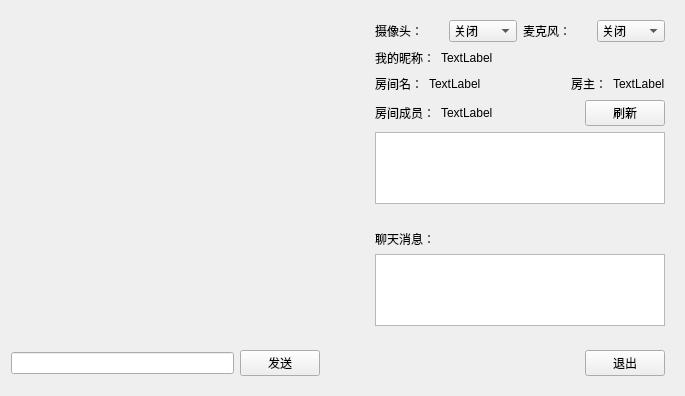
<?xml version="1.0" encoding="UTF-8"?>
<ui version="4.0">
 <class>ChildWidget2</class>
 <widget class="QWidget" name="ChildWidget2">
  <property name="geometry">
   <rect>
    <x>0</x>
    <y>0</y>
    <width>685</width>
    <height>396</height>
   </rect>
  </property>
  <property name="windowTitle">
   <string>Form</string>
  </property>
  <layout class="QGridLayout" name="gridLayout_2">
   <item row="1" column="0">
    <layout class="QGridLayout" name="gridLayout">
     <item row="1" column="1">
      <spacer name="verticalSpacer">
       <property name="orientation">
        <enum>Qt::Vertical</enum>
       </property>
       <property name="sizeHint" stdset="0">
        <size>
         <width>20</width>
         <height>40</height>
        </size>
       </property>
      </spacer>
     </item>
     <item row="1" column="0">
      <layout class="QVBoxLayout" name="verticalLayout_3" stretch="0">
       <item>
        <widget class="QWidget" name="cameraWidget" native="true">
         <layout class="QGridLayout" name="gridLayout_4">
          <item row="0" column="0">
           <widget class="QLabel" name="cameraLabel">
            <property name="text">
             <string>&lt;html&gt;&lt;head/&gt;&lt;body&gt;&lt;p&gt;&lt;img src=&quot;:/new/icon/images/recorder.jpg&quot;/&gt;&lt;/p&gt;&lt;/body&gt;&lt;/html&gt;</string>
            </property>
           </widget>
          </item>
         </layout>
        </widget>
       </item>
      </layout>
     </item>
     <item row="1" column="3">
      <widget class="QWidget" name="rightWidget" native="true">
       <layout class="QGridLayout" name="gridLayout_3">
        <item row="0" column="0">
         <layout class="QHBoxLayout" name="horizontalLayout_2">
          <item>
           <widget class="QLabel" name="label_8">
            <property name="text">
             <string>摄像头：</string>
            </property>
           </widget>
          </item>
          <item>
           <widget class="QComboBox" name="camerStatusBox">
            <item>
             <property name="text">
              <string>关闭</string>
             </property>
            </item>
            <item>
             <property name="text">
              <string>开启</string>
             </property>
            </item>
           </widget>
          </item>
          <item>
           <widget class="QLabel" name="label_9">
            <property name="text">
             <string>麦克风：</string>
            </property>
           </widget>
          </item>
          <item>
           <widget class="QComboBox" name="comboBox">
            <item>
             <property name="text">
              <string>关闭</string>
             </property>
            </item>
            <item>
             <property name="text">
              <string>开启</string>
             </property>
            </item>
           </widget>
          </item>
         </layout>
        </item>
        <item row="3" column="0">
         <layout class="QVBoxLayout" name="verticalLayout">
          <item>
           <layout class="QHBoxLayout" name="horizontalLayout_4">
            <item>
             <widget class="QLabel" name="label_4">
              <property name="text">
               <string>我的昵称：</string>
              </property>
             </widget>
            </item>
            <item>
             <widget class="QLabel" name="myNickName">
              <property name="text">
               <string>TextLabel</string>
              </property>
             </widget>
            </item>
            <item>
             <spacer name="horizontalSpacer_4">
              <property name="orientation">
               <enum>Qt::Horizontal</enum>
              </property>
              <property name="sizeHint" stdset="0">
               <size>
                <width>40</width>
                <height>20</height>
               </size>
              </property>
             </spacer>
            </item>
           </layout>
          </item>
          <item>
           <layout class="QHBoxLayout" name="horizontalLayout_5">
            <item>
             <widget class="QLabel" name="label_7">
              <property name="text">
               <string>房间名：</string>
              </property>
             </widget>
            </item>
            <item>
             <widget class="QLabel" name="roomNameLabel">
              <property name="text">
               <string>TextLabel</string>
              </property>
             </widget>
            </item>
            <item>
             <spacer name="horizontalSpacer_5">
              <property name="orientation">
               <enum>Qt::Horizontal</enum>
              </property>
              <property name="sizeHint" stdset="0">
               <size>
                <width>40</width>
                <height>20</height>
               </size>
              </property>
             </spacer>
            </item>
            <item>
             <widget class="QLabel" name="label_5">
              <property name="text">
               <string>房主：</string>
              </property>
             </widget>
            </item>
            <item>
             <widget class="QLabel" name="roomOwnerLabel">
              <property name="text">
               <string>TextLabel</string>
              </property>
             </widget>
            </item>
           </layout>
          </item>
          <item>
           <layout class="QHBoxLayout" name="horizontalLayout_6">
            <item>
             <widget class="QLabel" name="label_2">
              <property name="text">
               <string>房间成员：</string>
              </property>
             </widget>
            </item>
            <item>
             <widget class="QLabel" name="userNum">
              <property name="text">
               <string>TextLabel</string>
              </property>
             </widget>
            </item>
            <item>
             <spacer name="horizontalSpacer">
              <property name="orientation">
               <enum>Qt::Horizontal</enum>
              </property>
              <property name="sizeHint" stdset="0">
               <size>
                <width>40</width>
                <height>20</height>
               </size>
              </property>
             </spacer>
            </item>
            <item>
             <widget class="QPushButton" name="refreshUserBtn">
              <property name="text">
               <string>刷新</string>
              </property>
             </widget>
            </item>
           </layout>
          </item>
          <item>
           <widget class="QTableView" name="tableView"/>
          </item>
          <item>
           <spacer name="horizontalSpacer_3">
            <property name="orientation">
             <enum>Qt::Horizontal</enum>
            </property>
            <property name="sizeHint" stdset="0">
             <size>
              <width>40</width>
              <height>20</height>
             </size>
            </property>
           </spacer>
          </item>
         </layout>
        </item>
        <item row="5" column="0">
         <layout class="QVBoxLayout" name="verticalLayout_2">
          <item>
           <widget class="QLabel" name="label_3">
            <property name="text">
             <string>聊天消息：</string>
            </property>
           </widget>
          </item>
          <item>
           <widget class="QTextBrowser" name="msgBrowser"/>
          </item>
         </layout>
        </item>
       </layout>
      </widget>
     </item>
     <item row="2" column="0">
      <layout class="QHBoxLayout" name="horizontalLayout">
       <item>
        <widget class="MyLineEdit" name="lineEdit"/>
       </item>
       <item>
        <widget class="QPushButton" name="sendMsgBtn">
         <property name="text">
          <string>发送</string>
         </property>
        </widget>
       </item>
      </layout>
     </item>
     <item row="2" column="3">
      <widget class="QWidget" name="rightDownWidget" native="true">
       <layout class="QHBoxLayout" name="horizontalLayout_3">
        <item>
         <spacer name="horizontalSpacer_2">
          <property name="orientation">
           <enum>Qt::Horizontal</enum>
          </property>
          <property name="sizeHint" stdset="0">
           <size>
            <width>40</width>
            <height>20</height>
           </size>
          </property>
         </spacer>
        </item>
        <item>
         <widget class="QPushButton" name="quitRoom">
          <property name="text">
           <string>退出</string>
          </property>
         </widget>
        </item>
       </layout>
      </widget>
     </item>
     <item row="1" column="2">
      <spacer name="verticalSpacer_3">
       <property name="orientation">
        <enum>Qt::Vertical</enum>
       </property>
       <property name="sizeHint" stdset="0">
        <size>
         <width>20</width>
         <height>40</height>
        </size>
       </property>
      </spacer>
     </item>
    </layout>
   </item>
  </layout>
 </widget>
 <customwidgets>
  <customwidget>
   <class>MyLineEdit</class>
   <extends>QLineEdit</extends>
   <header>mylineedit.h</header>
  </customwidget>
 </customwidgets>
 <resources/>
 <connections/>
</ui>
